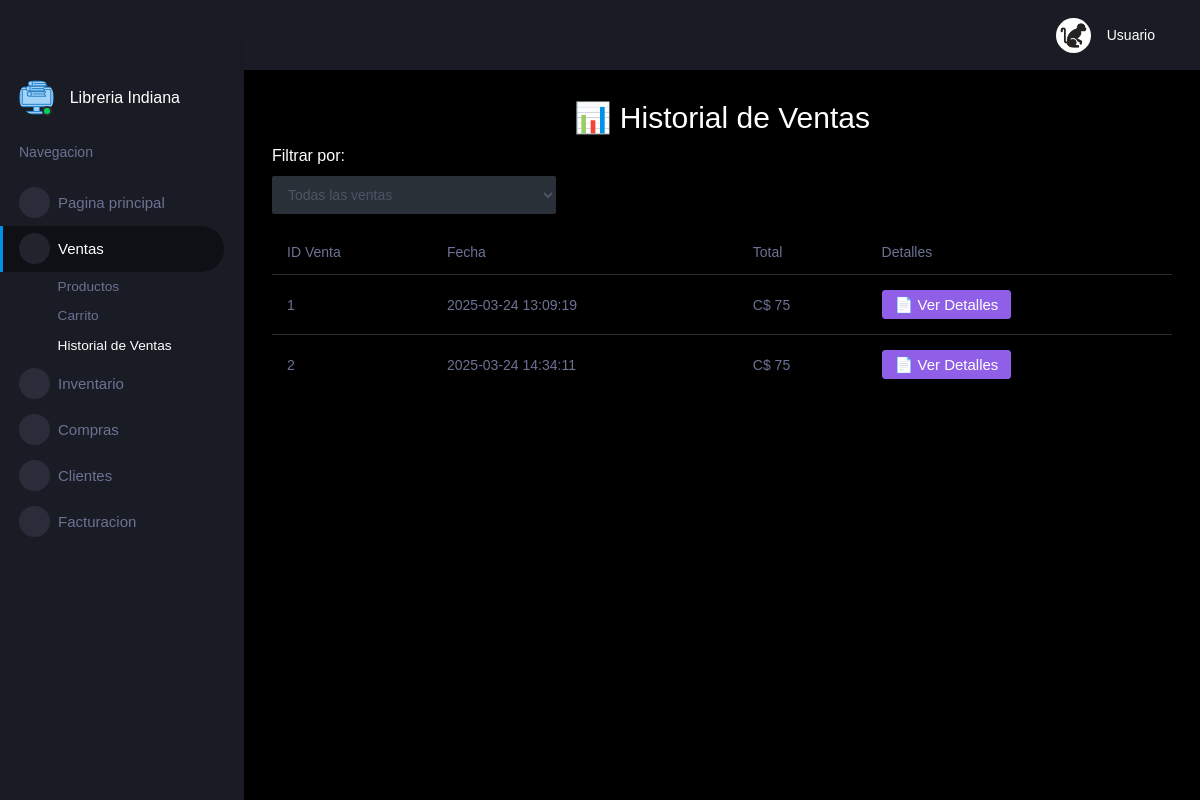
/ventas, run on an earlier commit of the app's database.
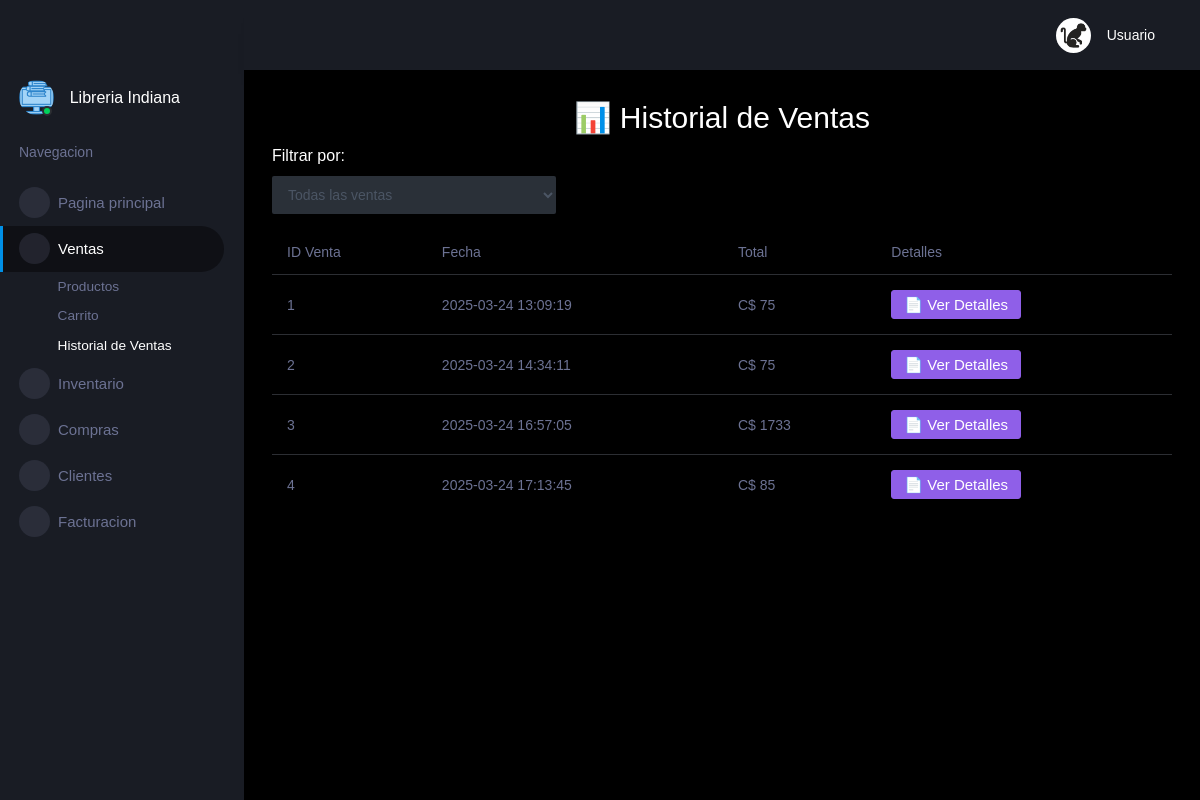
And on a later commit of the database.
### tables this page shows
CREATE TABLE Venta (
    IDVenta INTEGER PRIMARY KEY AUTOINCREMENT,
    Fecha DATETIME,
    Total DECIMAL NOT NULL,
    IDEmpleado INTEGER,
    IDCliente INTEGER,
    IDSucursal INTEGER,
    FOREIGN KEY (IDEmpleado) REFERENCES Empleado(IDEmpleado),
    FOREIGN KEY (IDCliente) REFERENCES Cliente(IDCliente),
    FOREIGN KEY (IDSucursal) REFERENCES Sucursal(IDSucursal)
);

### app.py (the view)
@app.route("/ventas", methods=["GET", "POST"])
def ventas():
    filtro = request.json["filtro"] if request.method == "POST" else "todas"
    ventas = obtener_ventas(filtro)
    if request.method == "POST":
        return jsonify({"ventas": ventas})
    return render_template("ventas.html", ventas=ventas)

### app.py (called while the page is built)
def get_db_connection():
    conn = sqlite3.connect(database_path)
    conn.row_factory = sqlite3.Row
    return conn

@app.after_request
def add_header(response):
    response.headers["Cache-Control"] = "no-cache, no-store, must-revalidate"
    response.headers["Pragma"] = "no-cache"
    response.headers["Expires"] = "0"
    return response

def obtener_ventas(filtro):
    conexion = get_db_connection()
    cursor = conexion.cursor()
    if filtro == "semana":
        fecha_limite = datetime.now() - timedelta(days=7)
        cursor.execute("SELECT IDVenta, Fecha, Total FROM Venta WHERE Fecha >= ?", (fecha_limite,))
    elif filtro == "mes":
        fecha_limite = datetime.now() - timedelta(days=30)
        cursor.execute("SELECT IDVenta, Fecha, Total FROM Venta WHERE Fecha >= ?", (fecha_limite,))
    else:
        cursor.execute("SELECT IDVenta, Fecha, Total FROM Venta")
    ventas = [{"id": row[0], "fecha": row[1], "total": row[2]} for row in cursor.fetchall()]
    conexion.close()
    return ventas

### templates/ventas.html (shortened to what this page needs)
{% extends "layout.html" %}
{% block main %}
<h2 class="text-center">📊 Historial de Ventas</h2>
<div class="row mb-3">
    <div class="col-md-4">
        <label for="filtro-ventas">Filtrar por:</label>
        <select id="filtro-ventas" class="form-control">
            <option value="todas">Todas las ventas</option>
        </select>
    </div>
</div>
<div class="table-responsive">
    <table class="table">
        <thead>
            <tr>
                <th>ID Venta</th>
                <th>Fecha</th>
                <th>Total</th>
                <th>Detalles</th>
            </tr>
        </thead>
        <tbody id="tabla-ventas">
            {% for venta in ventas %}
            <tr>
                <td>{{ venta.id }}</td>
                <td>{{ venta.fecha }}</td>
                <td>C$ {{ venta.total | round(2) }}</td>
                <td>
                    <button class="btn btn-info ver-detalle" data-id="{{ venta.id }}">
                        📄 Ver Detalles
                    </button>
                </td>
            </tr>
            {% endfor %}
        </tbody>
    </table>
</div>
{% endblock %}

What changed in the data, as far as the page shows it:
added Venta: id "3", fecha "2025-03-24 16:57:05", total "1733"
added Venta: id "4", fecha "2025-03-24 17:13:45", total "85"
